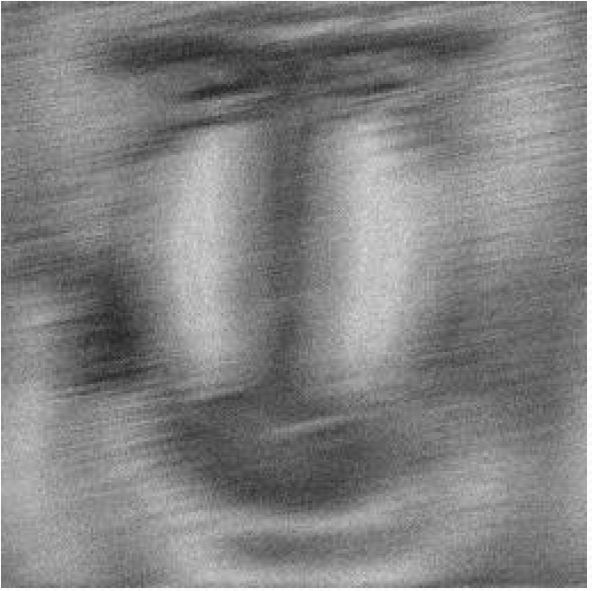
#> input picture tt/hw3/raw.JPG, 592 x 591 px
$ python code.py
#> lines starting #> are read from the running program, lines starting #| are printed output that depends on the picture; after the words box and inside, x2 and y2 are one past the last pixel; in counts of white or black regions, pixels touching at a corner belong together
import matplotlib.pyplot as graph
import numpy as np
from numpy import fft
import math
import cv2

# 仿真运动模糊
def motion_process(image_size,motion_angle):
    motion_angle = 180 - motion_angle
    PSF = np.zeros(image_size)
    print(image_size)
    center_position=(image_size[0]-1)/2
    print(center_position)

    slope_tan=math.tan(motion_angle*math.pi/180)
    slope_cot=1/slope_tan
    if slope_tan<=1:
        for i in range(15):
            offset=round(i*slope_tan)    #((center_position-i)*slope_tan)
            PSF[int(center_position+offset),int(center_position-offset)]=1
        return PSF / PSF.sum()  #对点扩散函数进行归一化亮度
    else:
        for i in range(15):
            offset=round(i*slope_cot)
            PSF[int(center_position-offset),int(center_position+offset)]=1
        return PSF / PSF.sum()

#对图片进行运动模糊
def make_blurred(input, PSF, eps):
    input_fft = fft.fft2(input)# 进行二维数组的傅里叶变换
    PSF_fft = fft.fft2(PSF)+ eps
    blurred = fft.ifft2(input_fft * PSF_fft)
    blurred = np.abs(fft.fftshift(blurred))
    return blurred

def inverse(input, PSF, eps):       # 逆滤波
    input_fft = fft.fft2(input)
    PSF_fft = fft.fft2(PSF) + eps #噪声功率，这是已知的，考虑epsilon
    result = fft.ifft2(input_fft / PSF_fft) #计算F(u,v)的傅里叶反变换
    result = np.abs(fft.fftshift(result))
    return result

def wiener(input,PSF,eps,K=0.01):        #维纳滤波，K=0.01
    input_fft=fft.fft2(input)
    PSF_fft=fft.fft2(PSF) +eps
    PSF_fft_1=np.conj(PSF_fft) /(np.abs(PSF_fft)**2 + K)
    result=fft.ifft2(input_fft * PSF_fft_1)
    result=np.abs(fft.fftshift(result))
    return result

IMG_FILE = 'raw.JPG'
image = cv2.imread(IMG_FILE)
#> image is the input picture: shape (591, 592, 3); min 27, max 255, mean 130.7
image = cv2.cvtColor(image,cv2.COLOR_BGR2GRAY)
#> image: shape (591, 592)
img_h=image.shape[0]
#> img_h = 591
img_w=image.shape[1]
#> img_w = 592
graph.figure(1)
graph.xlabel("Original Image")
graph.gray()
graph.imshow(image)     #显示原图像

PSF = motion_process((img_h,img_w), 11)
blurred = image
graph.subplot(131)
graph.xlabel("Motion blurred")
graph.imshow(blurred)

result = inverse(blurred, PSF, 1e-1)   #逆滤波
#> in inverse, `PSF_fft = fft.fft2(PSF) + eps`:
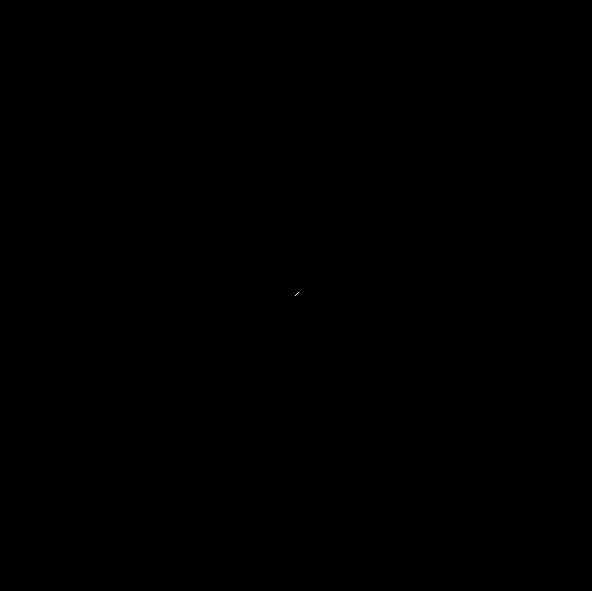
#> PSF: shape (591, 592) float64; values 0 (black) and 0.25 (white), 0% white in thin lines or dots, all inside (x1, y1, x2, y2) = (295, 292, 299, 296)
#> in inverse, `result = np.abs(fft.fftshift(result))`:
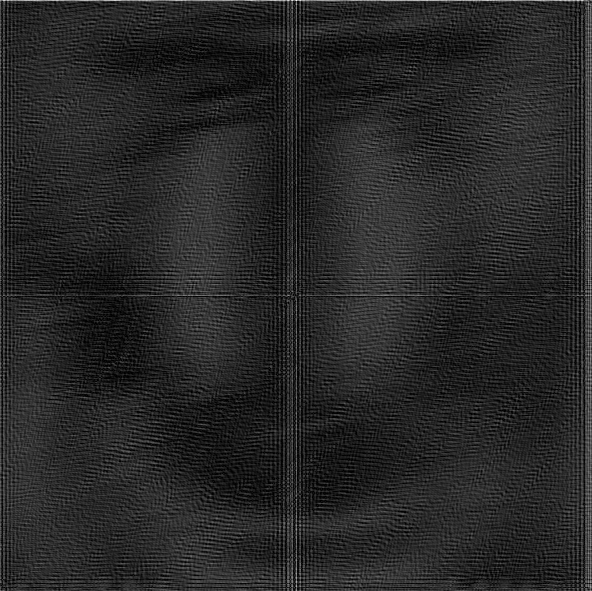
#> result: shape (591, 592) float64; min 0.000297, max 778.2, mean 121.5; drawn with min black and max white
graph.subplot(132)
graph.xlabel("inverse deblurred")
graph.imshow(result)

K = 0.01
result=wiener(blurred,PSF,K)     #维纳滤波
#> in wiener, `result=np.abs(fft.fftshift(result))`:
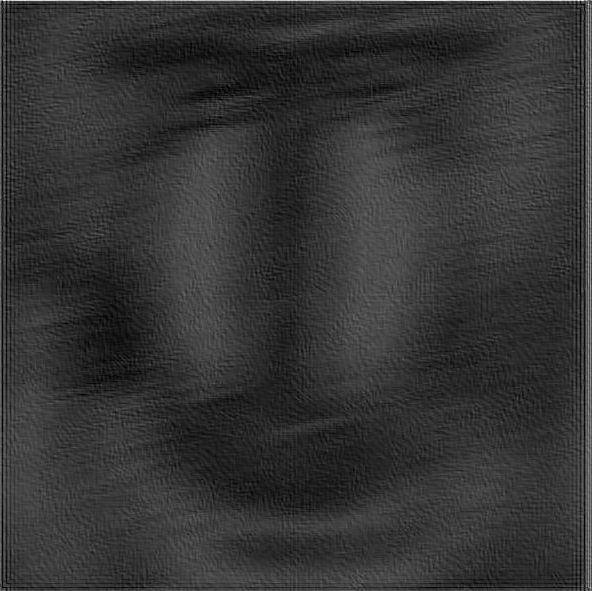
#> result: shape (591, 592) float64; min 0.0185, max 621.7, mean 128.4; drawn with min black and max white
graph.subplot(133)
graph.xlabel("wiener deblurred(k={})".format(K))
graph.imshow(result)

graph.show()
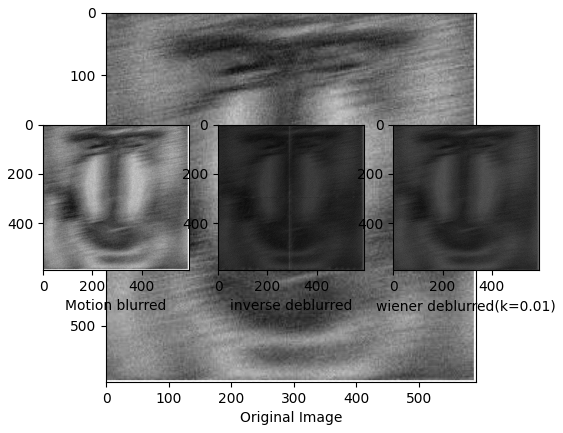
#> figure drawn by matplotlib, 4 panels
